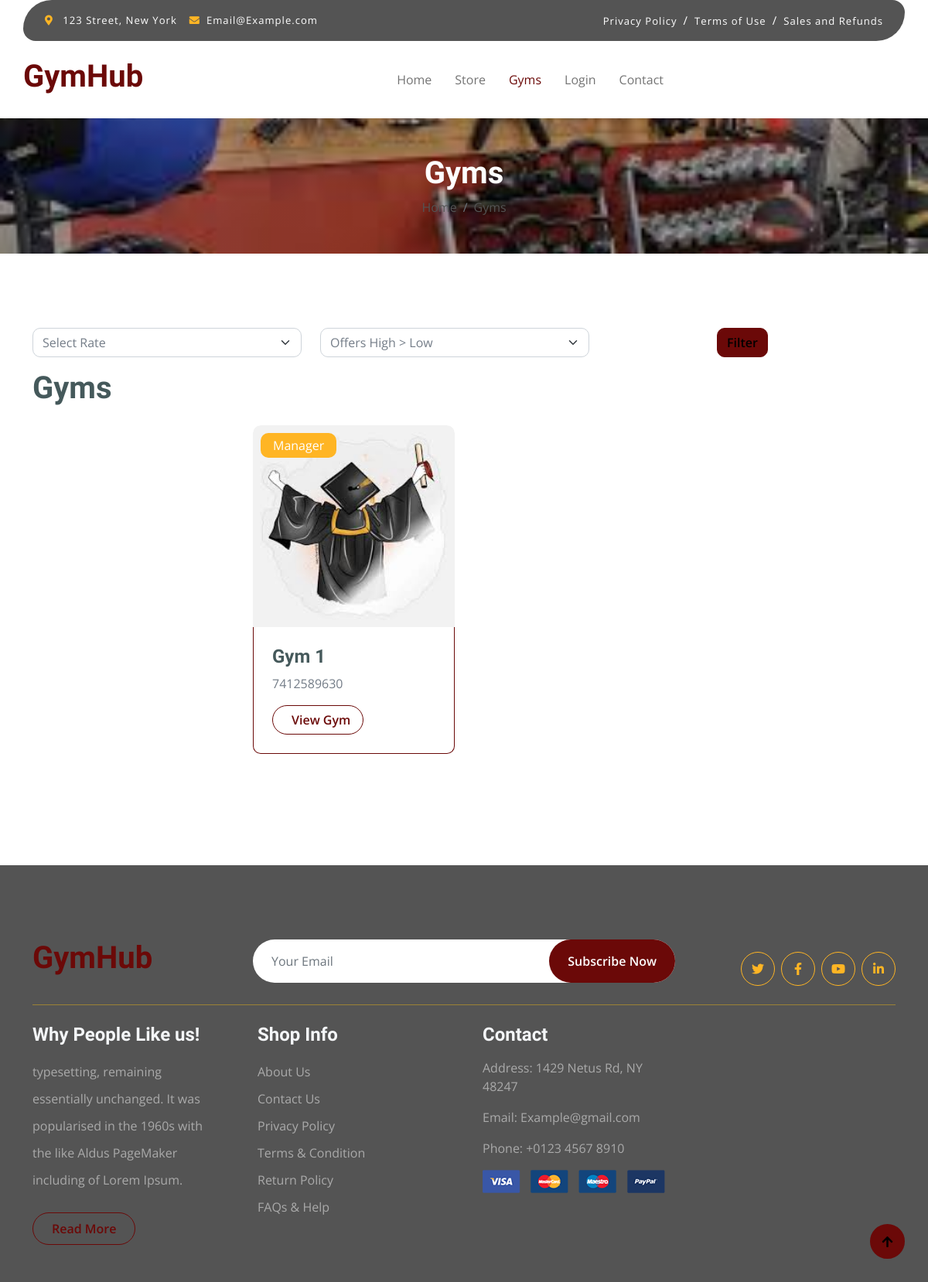
/Site/Gyms.php, run on an earlier commit of the app's database.
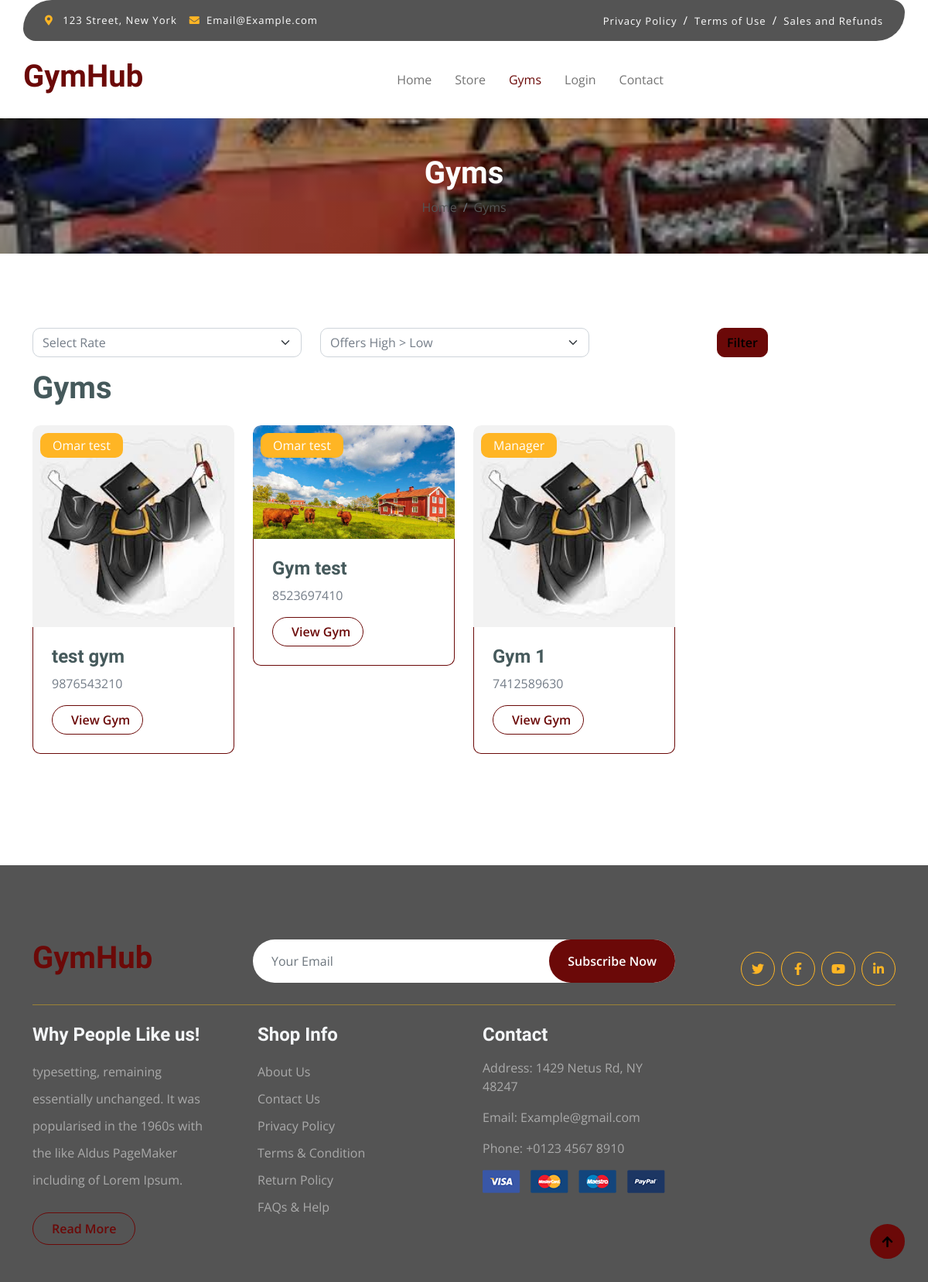
And on a later commit of the database.
### tables this page shows
CREATE TABLE `gyms` (
  `id` int(11) NOT NULL,
  `manager_id` int(11) NOT NULL,
  `title` varchar(191) NOT NULL,
  `email` varchar(191) NOT NULL,
  `phone` varchar(191) NOT NULL,
  `password` varchar(191) NOT NULL,
  `city` varchar(191) NOT NULL,
  `image` varchar(191) NOT NULL,
  `status` varchar(191) NOT NULL DEFAULT 'PENDING',
  `total_rate` double NOT NULL DEFAULT 0,
  `active` int(11) NOT NULL DEFAULT 1,
  `created_at` datetime NOT NULL DEFAULT current_timestamp()
);

### Site/Gyms.php (the view, shortened to what the changed rows need)
<?php
include "../Connect.php";
$response = array();
if (isset($_POST['filter'])) {
    if (isset($_POST['rate'])) {
        $rate = $_POST['rate'];
        $rateSql = mysqli_query($con, "SELECT * from gyms WHERE total_rate >= '$rate' AND active = 1 AND status = 'Accepted' ");
        while ($rateRow1 = mysqli_fetch_array($rateSql)) {
            $manager_id = $rateRow1['manager_id'];
            $rateSql2 = mysqli_query($con, "SELECT * from users WHERE id = '$manager_id'");
            $rateRow2 = mysqli_fetch_array($rateSql2);
            $manager_name = $rateRow2['name'];
            $gym = [
                "gym_id" => $rateRow1['id'],
                "manager_id" => $rateRow1['manager_id'],
                "gym_image" => $rateRow1['image'],
                "gym_name" => $rateRow1['title'],
                "gym_phone" => $rateRow1['phone'],
                "manager_name" => $rateRow2['name'],
            ];
            $response[] = $gym;
        }
    } else if (isset($_POST['offers'])) {
        $offers = $_POST['offers'];
        if ($offers == 1) {
            $offersSql = mysqli_query($con, "SELECT gym_offers.gym_id,
            gyms.id, gyms.manager_id, gyms.title AS gym_name, gyms.phone AS gym_phone, gyms.image AS gym_image,
            users.name AS manager_name
            from gym_offers
            INNER JOIN gyms ON gyms.id = gym_offers.gym_id
            INNER JOIN users ON users.id = gyms.manager_id
            WHERE gym_offers.active = 1 AND gyms.active = 1 AND gyms.status = 'Accepted'
            ORDER BY gym_offers.price ASC");
        } else if ($offers == 2) {
            $offersSql = mysqli_query($con, "SELECT gym_offers.gym_id,
            gyms.id, gyms.manager_id, gyms.title AS gym_name, gyms.phone AS gym_phone, gyms.image AS gym_image,
            users.name AS manager_name
            from gym_offers
            INNER JOIN gyms ON gyms.id = gym_offers.gym_id
            INNER JOIN users ON users.id = gyms.manager_id
            WHERE gym_offers.active = 1 AND gyms.active = 1 AND gyms.status = 'Accepted'
            ORDER BY gym_offers.price DESC");
        }
        while ($offersRow1 = mysqli_fetch_array($offersSql)) {
            $response[] = $offersRow1;
        }
    }
} else {
    $normalSql = mysqli_query($con, "SELECT * from gyms WHERE active = 1 AND status = 'Accepted' ORDER BY id DESC");
    while ($noramlRow = mysqli_fetch_array($normalSql)) {
        $manager_id = $noramlRow['manager_id'];
        $normalSql2 = mysqli_query($con, "SELECT * from users WHERE id = '$manager_id'");
        $normalRow2 = mysqli_fetch_array($normalSql2);
        $gym = [
            "gym_id" => $noramlRow['id'],
            "manager_id" => $noramlRow['manager_id'],
            "gym_image" => $noramlRow['image'],
            "gym_name" => $noramlRow['title'],
            "gym_phone" => $noramlRow['phone'],
            "manager_name" => $normalRow2['name'],
        ];
        $response[] = $gym;
    }
}
?>
<!DOCTYPE html>
<html lang="en">
    <head>
        <link rel="stylesheet" href="https://use.fontawesome.com/releases/v5.15.4/css/all.css"/>
        <link href="https://cdn.jsdelivr.net/npm/bootstrap-icons@1.4.1/font/bootstrap-icons.css" rel="stylesheet">
        <link href="lib/lightbox/css/lightbox.min.css" rel="stylesheet">
        <link href="lib/owlcarousel/assets/owl.carousel.min.css" rel="stylesheet">
        <link href="css/bootstrap.min.css" rel="stylesheet">
        <link href="css/style.css" rel="stylesheet">
    </head>
    <body>
        <div class="container-fluid fixed-top">
            <div class="container px-0">
                <nav class="navbar navbar-light bg-white navbar-expand-xl">
                    <a href="index.php" class="navbar-brand"><h1 class="text-primary display-6">GymHub</h1></a>
                </nav>
            </div>
        </div>
        <div class="container-fluid page-header py-5">
            <h1 class="text-center text-white display-6">Gyms</h1>
        </div>
        <div class="container-fluid fruite py-5">
            <div class="container py-5">
                <h1 class="mb-4">Gyms</h1>
                <div class="row g-4">
                    <div class="col-lg-12">
                        <div class="row g-4">
                            <div class="col-lg-9">
                                <div class="row g-4 justify-content-center">
                                    <?php foreach ($response as $row) {?>
                                        <div class="col-md-6 col-lg-6 col-xl-4">
                                        <div class="rounded position-relative fruite-item">
                                            <div class="fruite-img">
                                                <img src="../Gym_Dashboard/<?php echo $row['gym_image'] ?>" class="img-fluid w-100 rounded-top" alt="">
                                            </div>
                                            <div class="text-white bg-secondary px-3 py-1 rounded position-absolute" style="top: 10px; left: 10px;"><?php echo $row['manager_name'] ?></div>
                                            <div class="p-4 border border-secondary border-top-0 rounded-bottom">
                                                <h4><?php echo $row['gym_name'] ?></h4>
                                                <p><?php echo $row['gym_phone'] ?></p>
                                                <div class="d-flex justify-content-between flex-lg-wrap">
                                                    <a href="./Gym.php?gym_id=<?php echo $row['gym_id'] ?>" class="btn border border-secondary rounded-pill px-3 text-primary"><i class=" me-2 text-primary"></i> View Gym</a>
                                                </div>
                                            </div>
                                        </div>
                                    </div>
                                    <?php }?>
                                </div>
                            </div>
                        </div>
                    </div>
                </div>
            </div>
        </div>
            <?php include './Footer.php';?>
    </body>
</html>

What changed in the data, as far as the page shows it:
added gyms: image (picture), manager_name "Omar test", title "test gym", phone "9876543210"
added gyms: image (picture), manager_name "Omar test", title "Gym test", phone "8523697410"
